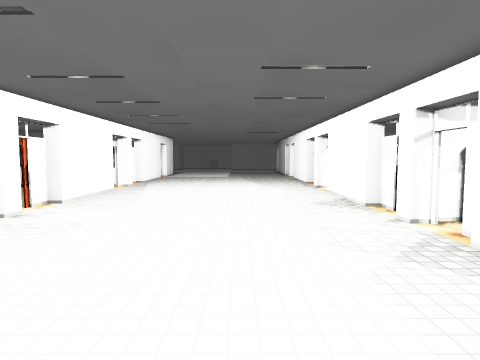
View 1 (above)

18 first-person views from a walk through a 3-D level made in the Unity game engine. The camera is 1.5 m above the floor, tilts 4° down and sees 75° across. The floor is counted in squares, 1 m on a side. Each view is taken from the middle of a square. On the plan, view 1 faces up. The plan holds only what a view shows up to about 15 squares ahead; the rest is blank. The place goes on beyond the plan. Some animated figures are not drawn. Some surface patterns are stand-ins.

View 2
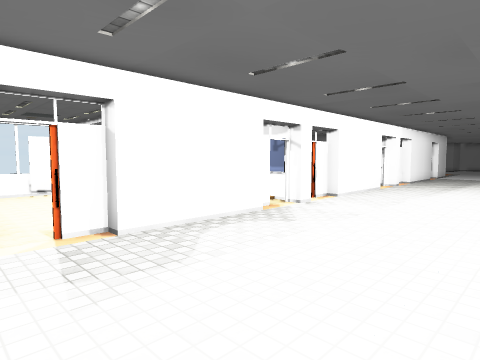

View 3
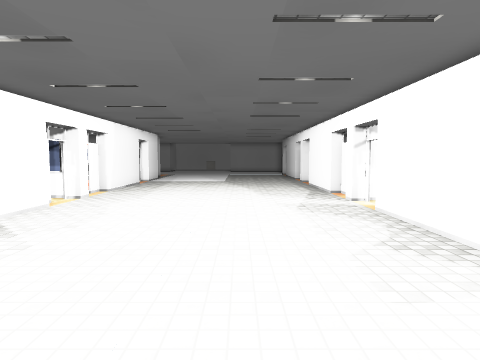

View 4
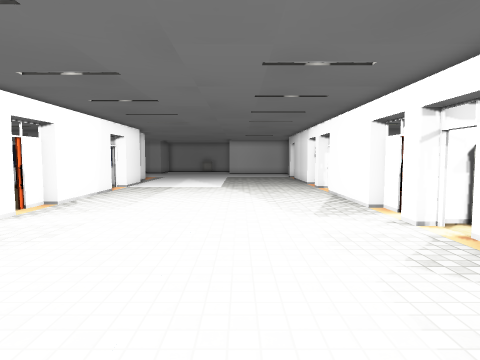

View 5
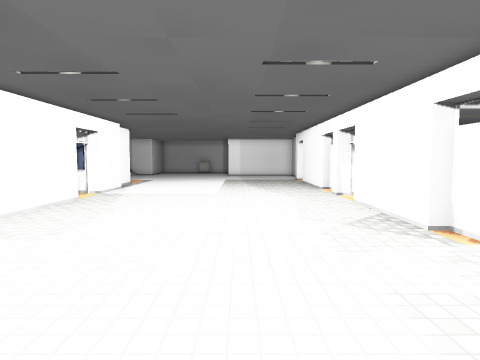

View 6
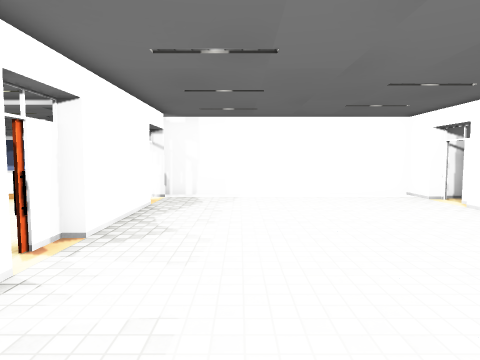

View 7
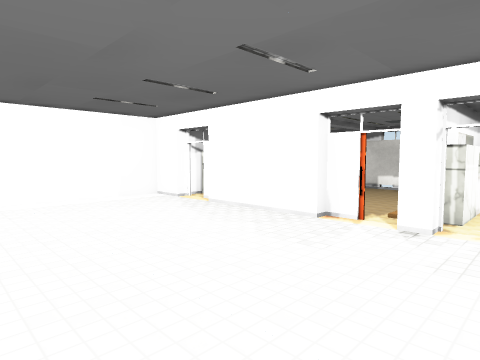

View 8
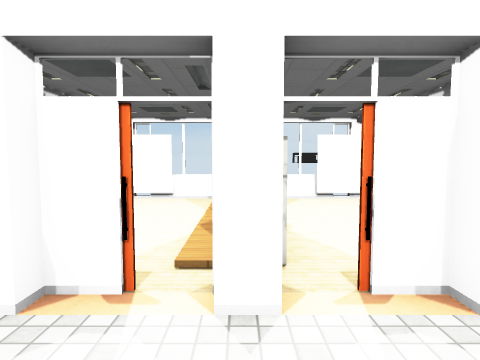

View 9
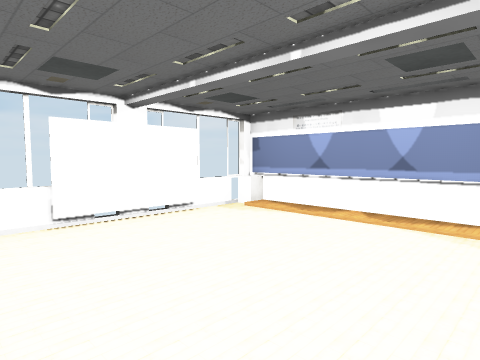

View 10
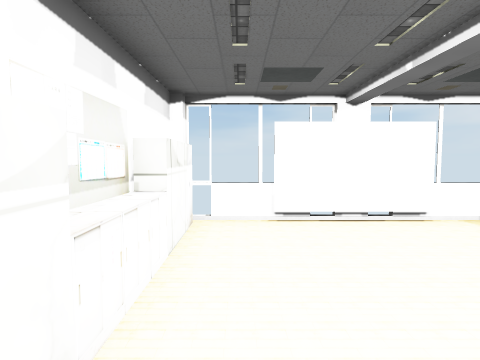

View 11
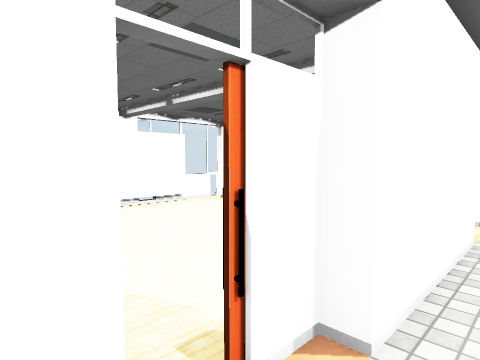

View 12
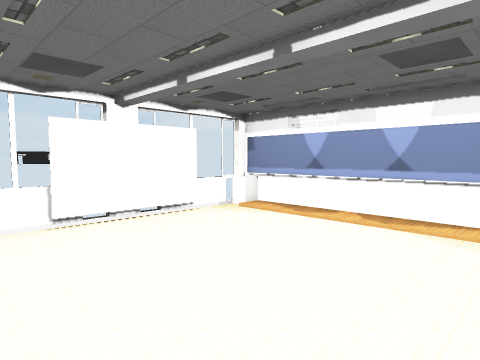

View 13
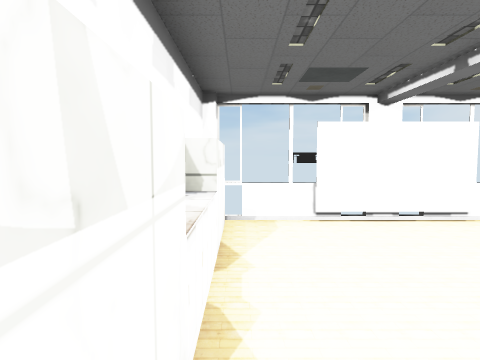

View 14
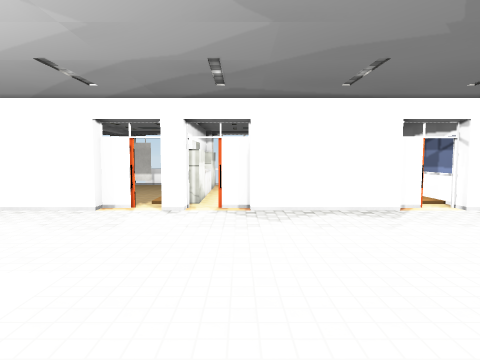

View 15
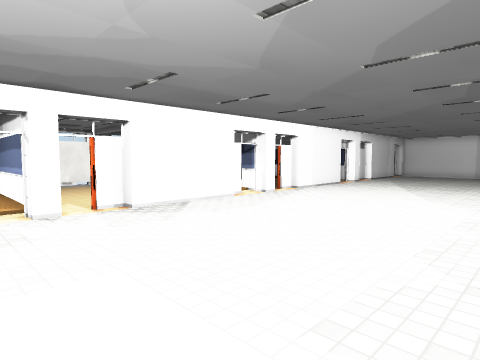

View 16
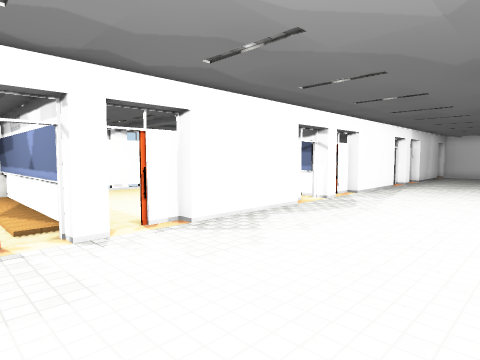

View 17
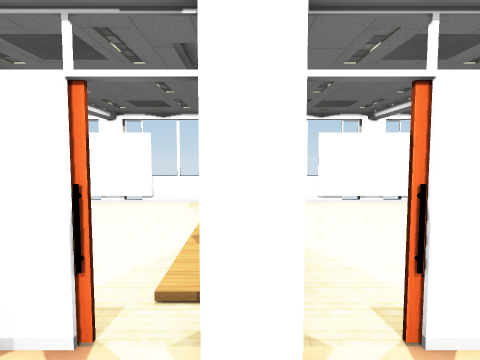

View 18
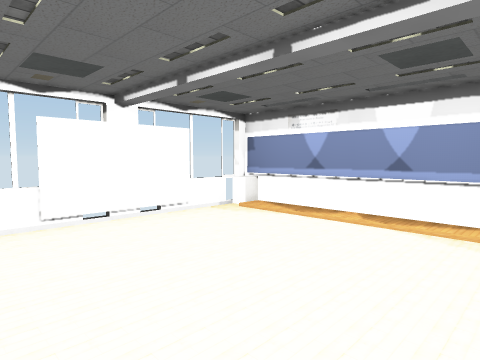

### Floor plan
Ten units are one square. View 1 is at (0, 0); x grows to the right and y downward. Boxes are objects, and circles mark ways between rooms. Rooms are numbered by the first view taken in them; rooms with no view inside come last. Other rooms are left out.
<svg viewBox="-155 -276 285 300">
<path fill="none" stroke="#000" d="M-59 -146 -59 -103 -63 -103 -63 -92M44 -139 44 -149M39 -158 39 -163 44 -163M39 -96 39 -139M44 -158 44 -166M-59 -173 -59 -165 -65 -165M44 -88 44 -96M44 -174 44 -184 39 -184 39 -227 44 -227 44 -238M-66 -84 -59 -84 -59 -77M39 -71 39 -78M-63 -190 -63 -180M-63 -69 -63 -59M-59 -59 -59 -16 -63 -16 -63 -5M44 -52 44 -63M-59 -234 -59 -190M46 -246 39 -246 39 -253M39 -9 39 -52M43 -261 43 -271M-66 3 -59 3 -59 19 41 19M-59 -270 -59 -252M-117 0 -117 6 -99 6M-143 -56 -143 -18M-66 -79 -145 -79 -145 -47M-74 6 -66 6M-147 1 -83 1M-145 -19 -145 1M-139 -80 -139 -73 -145 -73M-143 -146 -143 -108M-117 -88 -117 -81M-140 -87 -73 -87 -73 -82M-147 -91 -147 -86M-66 -167 -147 -167 -147 -157M-145 -109 -145 -86M-139 -168 -139 -161 -145 -161 -145 -146M69 -243 53 -243 53 -248M46 -163 125 -163M124 -171 124 -231M119 -162 119 -168 125 -168"/>
<circle cx="-60" cy="-70" r="3" fill="#2a7"/>
<circle cx="-60" cy="0" r="3" fill="#2a7"/>
<circle cx="-60" cy="-160" r="3" fill="#2a7"/>
<circle cx="-60" cy="-90" r="3" fill="#2a7"/>
<circle cx="40" cy="-170" r="3" fill="#2a7"/>
<circle cx="40" cy="-240" r="3" fill="#2a7"/>
<text x="-10" y="-130">1</text>
<text x="-100" y="-40">2</text>
<text x="-110" y="-130">3</text>
<text x="80" y="-210">4</text>
</svg>
Room 1 opens to room 2. Room 1 opens to room 3. Room 1 opens to room 4.

Where each view was taken, in squares from view 1:
view 1: 0 up, 0 right, facing up
view 2: 1 down, 0 right, facing up-left
view 3: 5 up, 0 right, facing up
view 4: 9 up, 0 right, facing up
view 5: 12 up, 0 right, facing up
view 6: 11 up, 1 right, facing down
view 7: 10 up, 1 right, facing down-left
view 8: 8 up, 3 left, facing left
view 9: 0 up, 7 left, facing up-left
view 10: 1 up, 7 left, facing left
view 11: 8 up, 5 left, facing up-left
view 12: 9 up, 7 left, facing up-left
view 13: 9 up, 7 left, facing left
view 14: 23 up, 5 left, facing right
view 15: 27 up, 5 left, facing down-right
view 16: 27 up, 2 left, facing down-right
view 17: 25 up, 2 right, facing right
view 18: 24 up, 5 right, facing down-right
